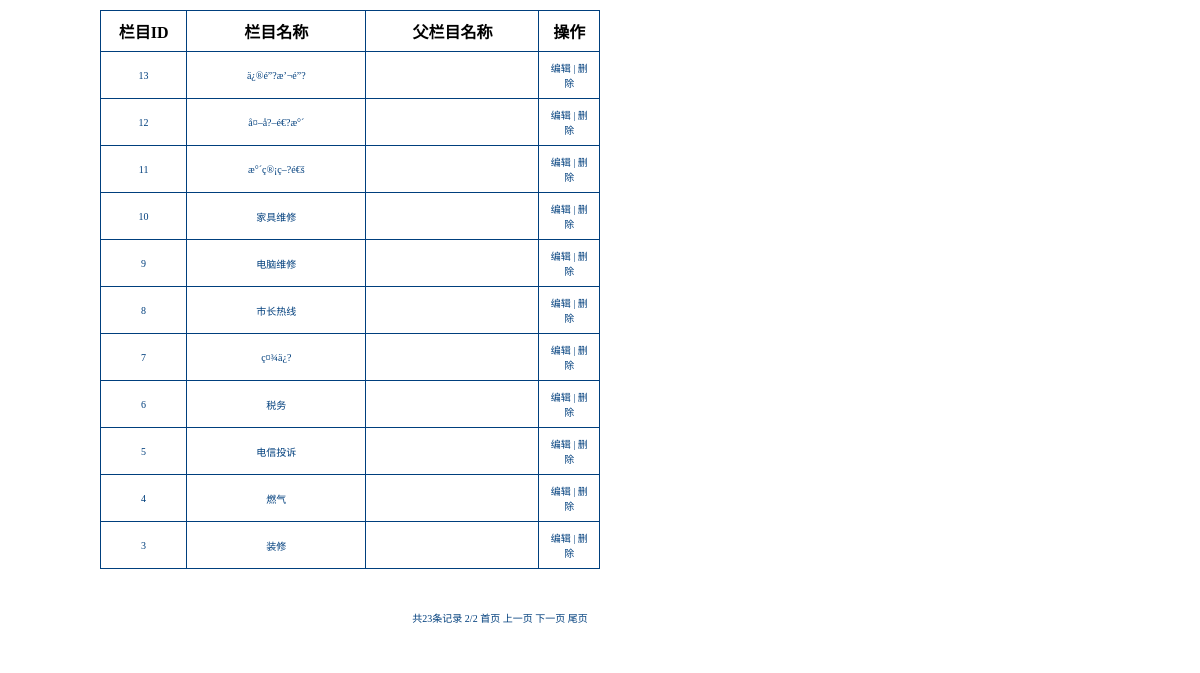
/Admin/catemanage.php?page=2, run on the app's committed database.
### tables this page shows
CREATE TABLE IF NOT EXISTS `categories` (
  `id` int(16) NOT NULL AUTO_INCREMENT,
  `name` text NOT NULL,
  `level` int(4) NOT NULL,
  `parent_id` int(4) NOT NULL,
  PRIMARY KEY (`id`),
  UNIQUE KEY `id` (`id`)
);

### Admin/catemanage.php (the view, shortened to what this page needs)
<!DOCTYPE html PUBLIC "-//W3C//DTD XHTML 1.0 Transitional//EN" "http://www.w3.org/TR/xhtml1/DTD/xhtml1-transitional.dtd">
<html xmlns="http://www.w3.org/1999/xhtml">
<head>
</head>
<body>
<div id="main">
    <table width="500"  height="60" cellpadding="8" cellspacing="1" bgcolor="#003F7D">
        <tr bgcolor="#FFFFFF" align="center">
            <th width="100">栏目ID</th>
            <th width="240">栏目名称</th>
            <th width="240">父栏目名称</th>
            <th width="60">操作</th>
        </tr  >
        <?php
                include_once 'conn.php';
                if(isset($_GET['page'])){
                        $page = intval($_GET['page']);
                } else {
                        $page=1;
                }
                $sql = "SELECT id FROM categories";
                $sqllist = mysql_query($sql, $conn);
                $count = mysql_num_rows($sqllist);
                $pagemax = 12;
                $limit = (($page-1)*$pagemax);
                $page = (int)((($count-1)/$pagemax)+1);
                $sqll = "SELECT * FROM categories ORDER BY id DESC LIMIT $limit,$pagemax";
                $sqlllist = mysql_query($sqll, $conn);
        while($list=mysql_fetch_array($sqlllist)){
            echo '<tr bgcolor="#FFFFFF">';
            echo '<td width="100" align="center">';
            echo $list['id'];
            echo '</td>';
            echo '<td width="240" align="center">';
            echo $list['name'];
            echo '</td>';
            echo '<td width="240" align="center">';
            echo '</td>';
            echo '<td width="60" align="center">';
            echo '<a href="">编辑</a> | <a href="">删除</a>';
            echo '</td>';
            echo '</tr>';
        }
        ?>
    </table>
    </div>
    <div class="page">
                            <?php
                            $curpage = $_GET['page'];
                            echo '共'.$count.'条记录 ';
                            echo $curpage.'/'.$page.' ';
                            echo '<a href="?page=1">首页  </a>';
                            if($curpage <= 0){
                                echo '<a href="">上一页  </a>';
                            }else{
                                echo '<a href="?page='.($curpage-1).'">上一页  </a>';
                            }
                            echo '<a href="?page='.($curpage+1).'">下一页  </a>';
                            echo '<a href="?page='.$curpage = $page.'">尾页 </a>';
                            ?>
    </div>
</body>
</html>

### Admin/catemanage.php (style rules this page uses)
body { margin:0; padding:0; text-align:center; }
a, a:visited, a:hover, a:active { text-decoration: none; color: inherit; }
#main { width:1000px; height: 600px; margin-top:10px; margin-left:auto; margin-right:auto; }
#main table tr td { font-size:10px; color: #003F7D; }
.page { float: left; font-size:10px; color: #003F7D; margin:0; padding:0; background-color:#FFFFFF; width:1000px; text-align:center; padding-bottom: 20px; }

### data on the page
categories: id "13", name "ä¿®é”?æ’¬é”?"
categories: id "12", name "å¤–å?–é€?æ°´"
categories: id "11", name "æ°´ç®¡ç–?é€š"
categories: id "10", name "家具维修"
categories: id "9", name "电脑维修"
categories: id "8", name "市长热线"
categories: id "7", name "ç¤¾ä¿?"
categories: id "6", name "税务"
categories: id "5", name "电信投诉"
categories: id "4", name "燃气"
categories: id "3", name "装修"

### other printed values
$count "23"
$curpage "2"
$page "2"
